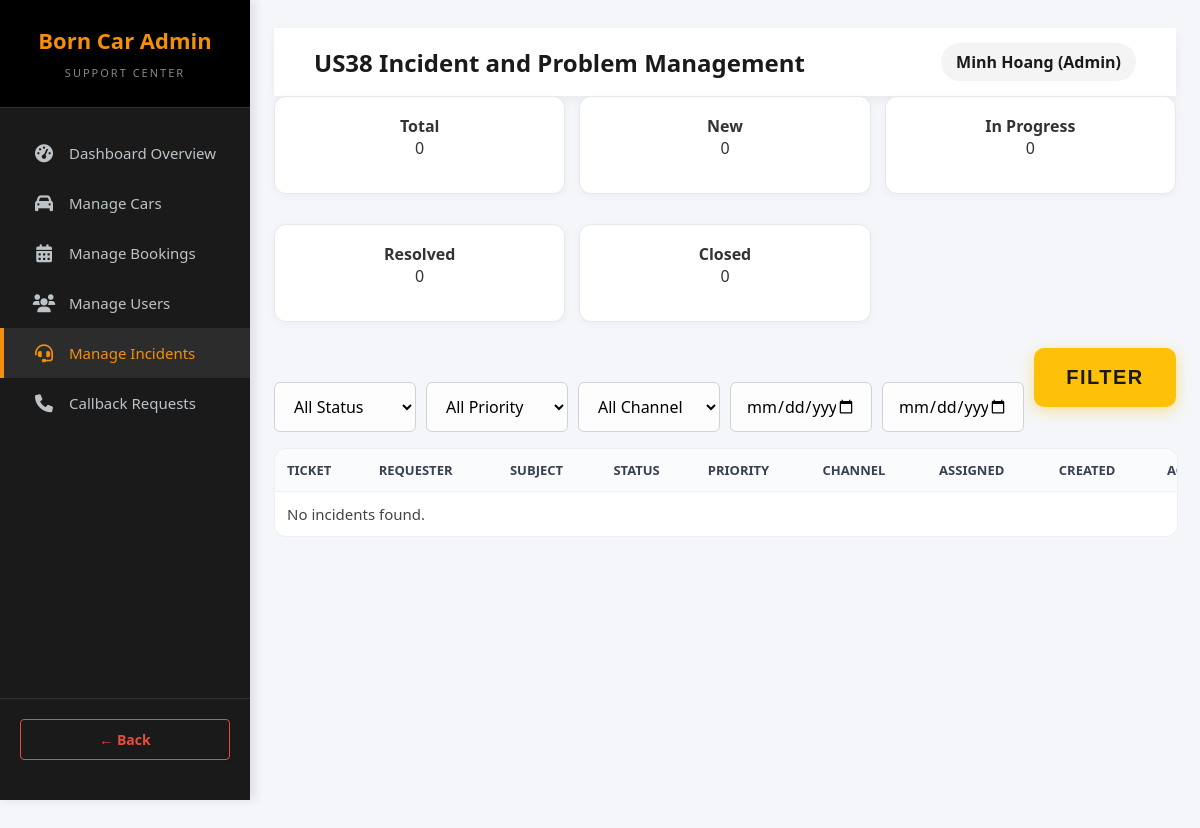
The page /index.php?action=admin_incidents (signed in) on the database as committed earlier.
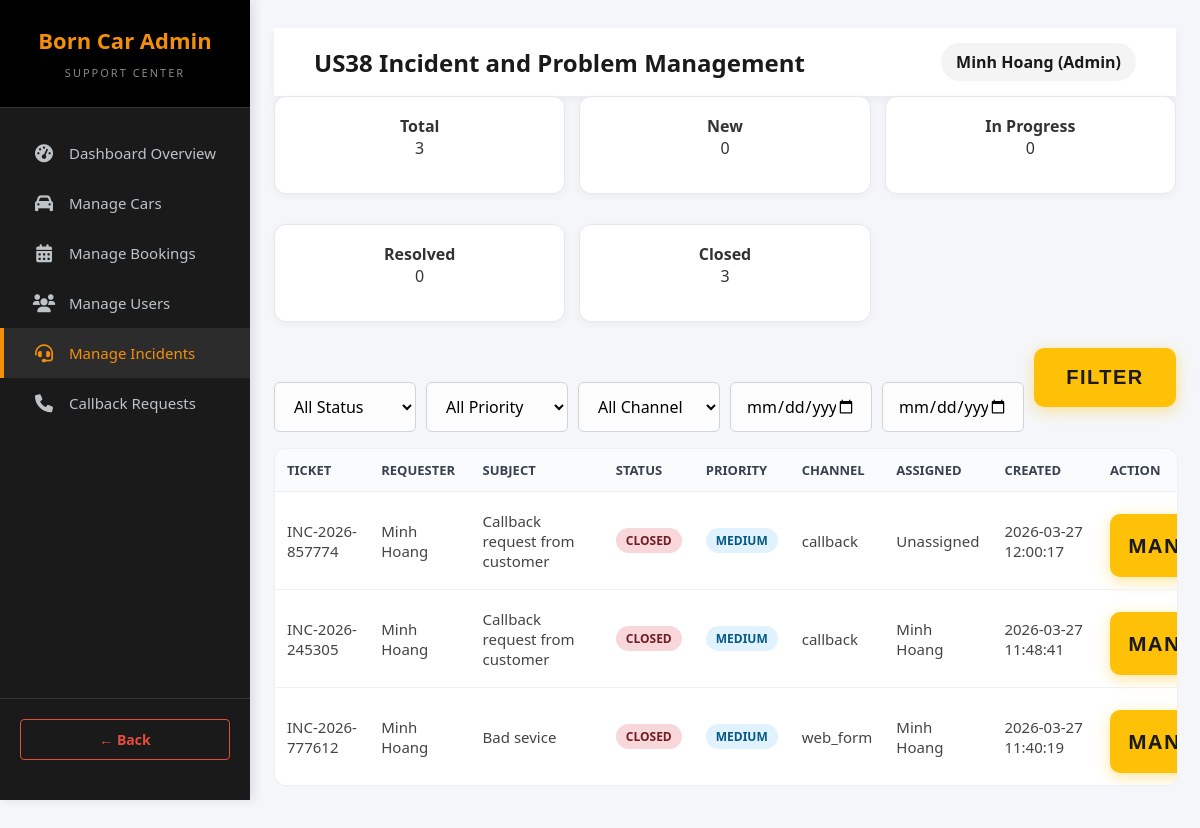
The same page on the database as committed later.
### tables this page shows
CREATE TABLE `incidents` (
  `id` bigint(20) UNSIGNED NOT NULL,
  `ticket_code` varchar(30) NOT NULL,
  `user_id` int(11) NOT NULL,
  `booking_id` int(11) DEFAULT NULL,
  `channel` enum('web_form','phone','callback','live_chat') NOT NULL DEFAULT 'web_form',
  `category` enum('booking_error','vehicle_issue','payment','app_bug','other') NOT NULL DEFAULT 'other',
  `priority` enum('low','medium','high','urgent') NOT NULL DEFAULT 'medium',
  `subject` varchar(200) NOT NULL,
  `description` text NOT NULL,
  `status` enum('new','open','in_progress','pending_user','resolved','closed') NOT NULL DEFAULT 'new',
  `assigned_admin_id` int(11) DEFAULT NULL,
  `created_at` timestamp NOT NULL DEFAULT current_timestamp(),
  `updated_at` timestamp NOT NULL DEFAULT current_timestamp() ON UPDATE current_timestamp(),
  `resolved_at` datetime DEFAULT NULL
);

CREATE TABLE `users` (
  `id` int(11) NOT NULL,
  `fullname` varchar(100) NOT NULL,
  `email` varchar(150) NOT NULL,
  `phone` varchar(20) NOT NULL,
  `password_hash` varchar(255) NOT NULL,
  `address` varchar(255) DEFAULT NULL,
  `avatar_url` varchar(255) DEFAULT NULL,
  `role` enum('admin','customer') DEFAULT 'customer',
  `is_active` tinyint(1) DEFAULT 0,
  `created_at` timestamp NOT NULL DEFAULT current_timestamp(),
  `updated_at` timestamp NOT NULL DEFAULT current_timestamp() ON UPDATE current_timestamp(),
  `membership_tier` enum('new','loyal','vip') DEFAULT 'new',
  `otp_code` varchar(6) DEFAULT NULL,
  `is_verified` tinyint(1) DEFAULT 0
);

### datafunctions/incident_functions.php (called while the page is built, shortened)
<?php
function getAllIncidentsForAdmin(array $filters = []): array
{
    $db = getConnection();
    $sql = 'SELECT i.*, requester.fullname AS requester_name, requester.email AS requester_email,
                   assignee.fullname AS assigned_admin_name
            FROM incidents i
            INNER JOIN users requester ON requester.id = i.user_id
            LEFT JOIN users assignee ON assignee.id = i.assigned_admin_id
            WHERE 1=1';
    $params = [];
    $sql .= ' ORDER BY i.created_at DESC';
    $stmt = $db->prepare($sql);
    $stmt->execute($params);
    return $stmt->fetchAll(PDO::FETCH_ASSOC);
}
function getIncidentStatsForAdmin(): array
{
    $db = getConnection();
    $stmt = $db->prepare("SELECT status, COUNT(*) AS total FROM incidents GROUP BY status");
    $stmt->execute();
    $rows = $stmt->fetchAll(PDO::FETCH_ASSOC);
    $stats = [
        'total' => 0,
        'new' => 0,
        'open' => 0,
        'in_progress' => 0,
        'pending_user' => 0,
        'resolved' => 0,
        'closed' => 0
    ];
    foreach ($rows as $row) {
        $status = (string) ($row['status'] ?? '');
        $total = (int) ($row['total'] ?? 0);
        $stats['total'] += $total;
        if (array_key_exists($status, $stats)) {
            $stats[$status] = $total;
        }
    }
    return $stats;
}

### views/admin/admin_incidents.php (the view, shortened to what the changed rows need)
<?php
$incidents = $incidents ?? [];
$stats = $stats ?? [];
$filters = $filters ?? [];
?>
<!DOCTYPE html>
<html lang="en">
<head>
    <link href="https://cdnjs.cloudflare.com/ajax/libs/font-awesome/6.0.0/css/all.min.css" rel="stylesheet">
    <link rel="stylesheet" href="css/style.css">
</head>
<body>
    <div class="sidebar">
        <div class="sidebar-header">
            <h2>Born Car Admin</h2>
            <span>Support Center</span>
        </div>
        <div class="sidebar-nav">
            <a href="index.php?action=admin_dashboard"><i class="fas fa-tachometer-alt"></i> Dashboard Overview</a>
            <a href="index.php?action=admin_cars"><i class="fas fa-car"></i> Manage Cars</a>
            <a href="index.php?action=admin_bookings"><i class="fas fa-calendar-alt"></i> Manage Bookings</a>
            <a href="index.php?action=admin_users"><i class="fas fa-users"></i> Manage Users</a>
            <a href="index.php?action=admin_incidents" class="active"><i class="fas fa-headset"></i> Manage Incidents</a>
            <a href="index.php?action=admin_callbacks"><i class="fas fa-phone"></i> Callback Requests</a>
        </div>
        <div class="sidebar-footer">
            <a href="index.php?action=home" class="btn-back">&larr; Back</a>
        </div>
    </div>
    <div class="main-content support-page">
        <div class="top-navbar">
            <h1>US38 Incident and Problem Management</h1>
            <div class="admin-profile">
                <span><?= htmlspecialchars($_SESSION['user']['fullname'] ?? '') ?> (Admin)</span>
            </div>
        </div>
        <div class="support-list-grid admin-stats-grid">
            <div class="incident-card"><strong>Total</strong>
                <p><?= (int) ($stats['total'] ?? 0) ?></p>
            </div>
            <div class="incident-card"><strong>New</strong>
                <p><?= (int) ($stats['new'] ?? 0) ?></p>
            </div>
            <div class="incident-card"><strong>In Progress</strong>
                <p><?= (int) ($stats['in_progress'] ?? 0) ?></p>
            </div>
            <div class="incident-card"><strong>Resolved</strong>
                <p><?= (int) ($stats['resolved'] ?? 0) ?></p>
            </div>
            <div class="incident-card"><strong>Closed</strong>
                <p><?= (int) ($stats['closed'] ?? 0) ?></p>
            </div>
        </div>
        <form method="GET" action="index.php" class="admin-filter-bar">
            <select name="status" class="form-control">
                <option value="">All Status</option>
            </select>
            <select name="priority" class="form-control">
                <option value="">All Priority</option>
            </select>
            <select name="channel" class="form-control">
                <option value="">All Channel</option>
            </select>
            <input type="date" name="date_from" class="form-control" value="<?= htmlspecialchars((string) ($filters['date_from'] ?? '')) ?>">
            <input type="date" name="date_to" class="form-control" value="<?= htmlspecialchars((string) ($filters['date_to'] ?? '')) ?>">
            <button type="submit" class="btn-submit">Filter</button>
        </form>
        <div class="incident-table-wrap">
            <table class="incident-admin-table">
                <thead>
                    <tr>
                        <th>Ticket</th>
                        <th>Requester</th>
                        <th>Subject</th>
                        <th>Status</th>
                        <th>Priority</th>
                        <th>Channel</th>
                        <th>Assigned</th>
                        <th>Created</th>
                        <th>Action</th>
                    </tr>
                </thead>
                <tbody>
                    <?php if (empty($incidents)): ?>
                        <tr>
                            <td colspan="9">No incidents found.</td>
                        </tr>
                    <?php else: ?>
                        <?php foreach ($incidents as $incident): ?>
                            <tr>
                                <td><?= htmlspecialchars((string) ($incident['ticket_code'] ?? '')) ?></td>
                                <td><?= htmlspecialchars((string) ($incident['requester_name'] ?? '')) ?></td>
                                <td><?= htmlspecialchars((string) ($incident['subject'] ?? '')) ?></td>
                                <td>
                                    <span class="status-badge status-<?= htmlspecialchars((string) ($incident['status'] ?? 'new')) ?>">
                                        <?= htmlspecialchars((string) ($incident['status'] ?? 'new')) ?>
                                    </span>
                                </td>
                                <td>
                                    <span class="priority-badge priority-<?= htmlspecialchars((string) ($incident['priority'] ?? 'medium')) ?>">
                                        <?= htmlspecialchars((string) ($incident['priority'] ?? 'medium')) ?>
                                    </span>
                                </td>
                                <td><?= htmlspecialchars((string) ($incident['channel'] ?? 'web_form')) ?></td>
                                <td><?= htmlspecialchars((string) ($incident['assigned_admin_name'] ?? 'Unassigned')) ?></td>
                                <td><?= htmlspecialchars((string) ($incident['created_at'] ?? '')) ?></td>
                                <td>
                                    <a class="btn-book" href="index.php?action=admin_incident_detail&id=<?= (int) ($incident['id'] ?? 0) ?>">Manage</a>
                                </td>
                            </tr>
                        <?php endforeach; ?>
                    <?php endif; ?>
                </tbody>
            </table>
        </div>
    </div>
</body>
</html>

Rows that differ between the two databases and show on the page:
added incidents: ticket_code "INC-2026-857774", user.fullname "Minh Hoang", subject "Callback request from customer", status "CLOSED", priority "MEDIUM", channel "callback", assigned_admin_name "Unassigned", created_at "2026-03-27 12:00:17"
added incidents: ticket_code "INC-2026-245305", user.fullname "Minh Hoang", subject "Callback request from customer", status "CLOSED", priority "MEDIUM", channel "callback", created_at "2026-03-27 11:48:41"
added incidents: ticket_code "INC-2026-777612", user.fullname "Minh Hoang", subject "Bad sevice", status "CLOSED", priority "MEDIUM", channel "web_form", created_at "2026-03-27 11:40:19"
Other text that changed with them:
$stats['total']: "0" → "3"
$stats['closed']: "0" → "3"
text no longer shown: "No incidents found."
